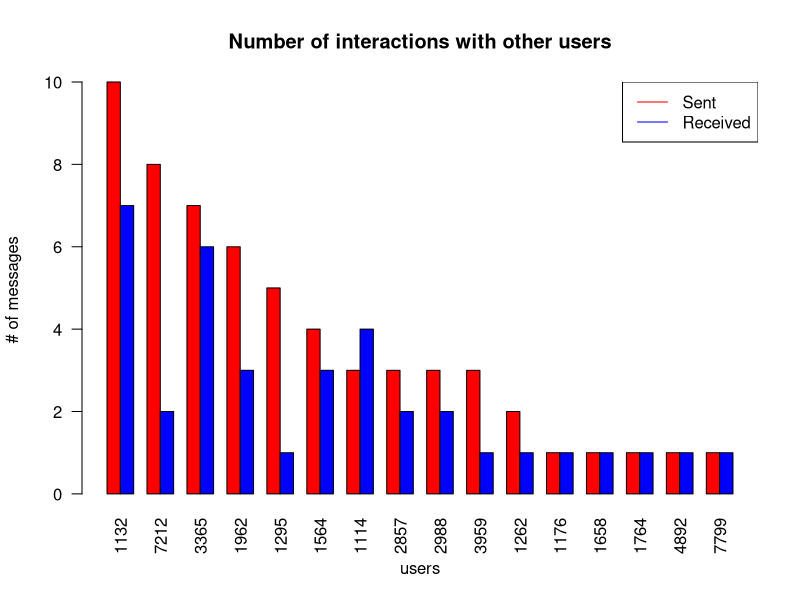
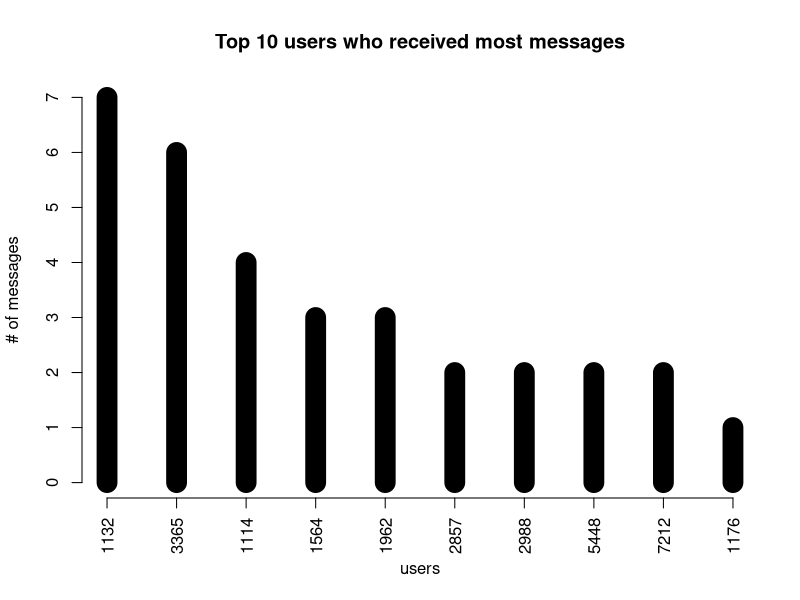
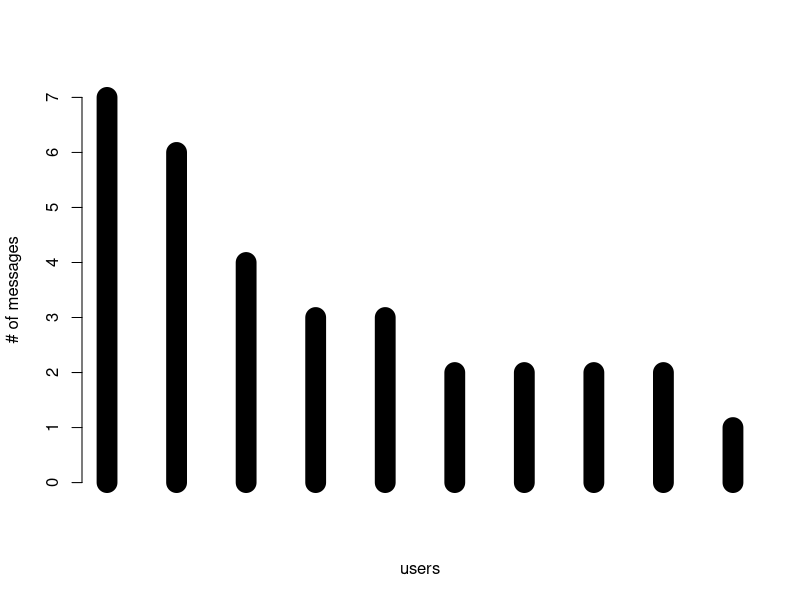
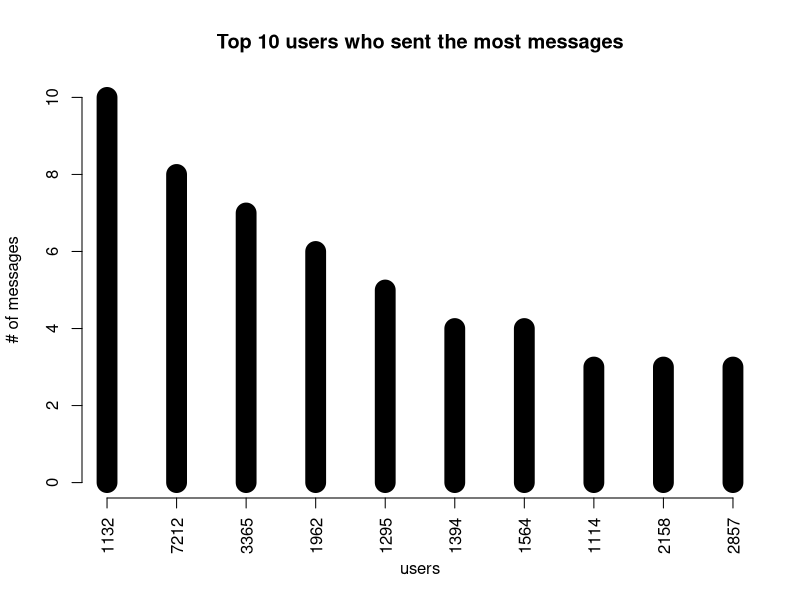
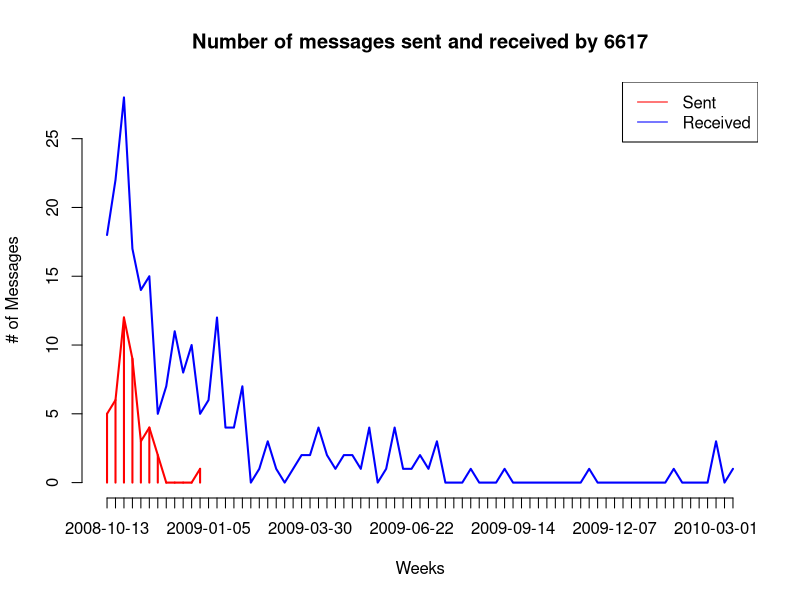
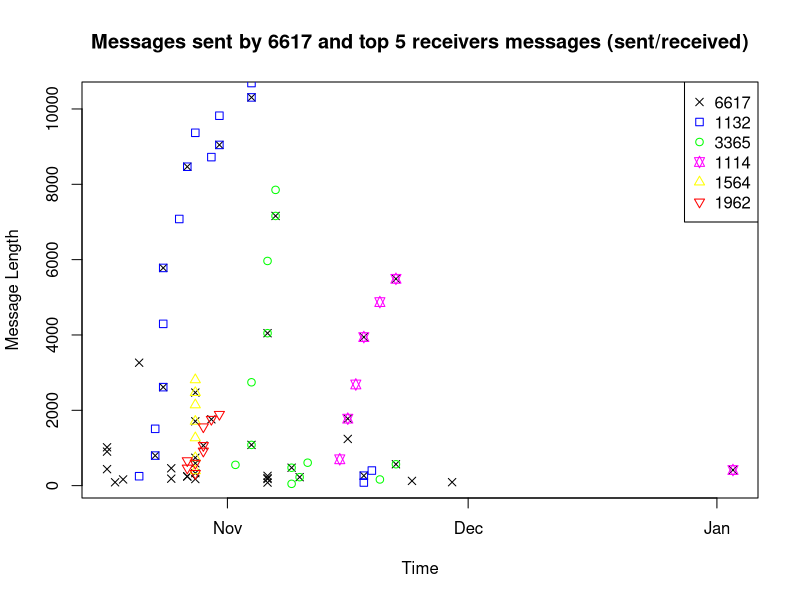

R code for these plots, in order:
data = read.table("sample_user.csv", header=TRUE, sep=",")
#convert when to date objects
EST=as.Date(data$when,format("%a %b %d %H:%M:%S EST %Y"))
EDT=as.Date(data$when,format("%a %b %d %H:%M:%S EDT %Y"))
EST[is.na(EST)]=EDT[is.na(EST)]
dates=EST
data$date = dates

uid = "6617175564718198A"
bobid = "11326666288218198A"
caroleid = "33651685167798A"
danid = "1114331986687698A"
edenid = "1962289198A79798A"
frankid = "28577267294898A"
str(data)

tsend=sort(table(data$senderid),decreasing=TRUE)
trec = sort(table(data$receiverid),decreasing=TRUE)
#number of people where who got replies
length(intersect(names(tsend),names(trec)))
#data frame with number of messages sent and received indexed by user
dsend=data.frame(tsend)
drec=data.frame(trec)          
          interact=merge(dsend,drec, by="Var1")          
interact=interact[order(interact$Freq.x,decreasing=TRUE),]
interact$Var1=intersect(names(tsend),names(trec))
#barchart of interactions
barplot(t(data.matrix(interact))[2:3,2:17],beside=TRUE,xlab="users",ylab="# of messages", names.arg=substring(interact$Var1[2:17],1,4),las=2,col=c("red","blue"))

legend("topright",c("Sent","Received"), col=c("Red","Blue"), lty=1)
title("Number of interactions with other users")
#sort frame by message length to see who got the longest messages
sorted=data[order(data$msglength, decreasing=TRUE),]

# #sent messages by user
usersent <- data[data$senderid == uid,]
sortedUserSent = usersent[order(usersent$msglength, decreasing=TRUE),]
#histogram of user sent messages
plot(sort(table(usersent$receiverid),decreasing=TRUE)[1:10], xaxt="n",xlab="users",ylab="# of messages",t='h',lwd=20)
axis(1,at=1:10,labels=substring(names(sort(table(usersent$receiverid),decreasing=TRUE)[1:10]),1,4),las=2)
title("Top 10 users who received most messages")

plot(sort(table(usersent$receiverid),decreasing=TRUE)[1:10], xaxt="n",xlab="users",ylab="# of messages",t='h',lwd=20)
# user received messages
userrec <- data[data$senderid != uid,]
sortedUserRec = userrec[order(userrec$msglength, decreasing=TRUE),]
#histogram of user received messages
plot(sort(table(userrec$senderid),decreasing=TRUE)[1:10], xaxt="n",xlab="users",ylab="# of messages",t='h',lwd=20)
axis(1,at=1:10,labels=substring(names(sort(table(userrec$senderid),decreasing=TRUE)[1:10]),1,4),las=2)
title("Top 10 users who sent the most messages")


#a plot of number of sent and received messages for alice
plot(table(cut(userrec$date,breaks="week")),type="l",col="Blue", xlab="Weeks",ylab="# of Messages", lty=1)
points(table(cut(usersent$date,breaks="week")), col="Red",type="l")
points(table(cut(usersent$date,breaks="week")), col="Red",type="h")
legend("topright",c("Sent","Received"), col=c("Red","Blue"),lty=c(1,1))
title("Number of messages sent and received by 6617")




#plot messages by user
poi=names(trec[1:6])
plotPerson = function(user, color, marker)
  {
    udata = data[((data$senderid == user) | (data$receiverid == user)),]
    points(udata$date, udata$msglength, col=color, pch=marker)
  }
plot(usersent$date, usersent$msglength, col="black", pch=4, xlab="Time", ylab="Message Length")
plotPerson(poi[2], "blue", 0)
plotPerson(poi[3], "green", 1)
plotPerson(poi[4], "magenta", 11)
plotPerson(poi[5], "yellow", 2)
plotPerson(poi[6], "red", 6)
legend("topright",substring(poi,1,4), col=c("black","Blue","Green","Magenta","Yellow","red"),pch=c(4,0,1,11,2,6))
title("Messages sent by 6617 and top 5 receivers messages (sent/received)")

#bob,carole,dan data frame
## bobdata = data[((data$senderid == bobid) | (data$receiverid == bobid)),]
## caroledata = data[((data$senderid == caroleid) | (data$receiverid == caroleid)),]
## dandata = data[((data$senderid == danid) | (data$receiverid == danid)),]
## #plot data over time 
## plot(data$date, data$msglength)
## #color Bob points red
## points(bobdata$date, bobdata$msglength, col="Blue", pch=0)
## points(caroledata$date, caroledata$msglength, col="Red", pch=2)
## points(dandata$date, dandata$msglength, col="Green", pch=3)
## points(usersent$date, usersent$msglength, col="Magenta", pch=5)
## #distribution of messages over receivers
## barchart(table(usersent$receiverid))
## #messages sent over time
## plot(usersent$date, usersent$msglength)


## #user sent more or received more?
## usent <- length(data$senderid[data$senderid == uid])
## urec <- length(data$receiverid[data$receiverid == uid])
## #received messages by user
## userrec <- data[data$senderid != uid,]
## plot(userrec$date, userrec$msglength)

## #messages over time (blue is sent, red is received)


## plot(usersent$date, usersent$msglength, col="blue")
## axis.Date(1, at=seq(as.Date("2008/10/17"), max(usersent$date)+6, "weeks"))
## points(userrec$date, userrec$msglength, col="red")
## ###############################################
## t=tapply(X=usersent$msglength, INDEX=list(usersent$receiverid),FUN=sum)

## b=by(usersent[,c("msglength")], INDICES=list(usersent$receiverid),FUN=sum)
## a=aggregate(x=usersent[,c("msglength")], by=list(usersent$receiverid),FUN=sum)

## #significant users (msglength over 500)

## ## #filter out extreme heights)
## ## d <- data[data$height>56,]
## ## d <- d[d$height<247,]
## ## #filter out anyone underage
## ## d <- d[d$age>=18,]
## ## # cut out .001 .999
## ## e <- d[d$height<221.1855,]
## ## e <- d[d$height>91.4580,]
## ## #cut out .01, .99
## ## c <- d[d$height>160.0515,]
## ## c <- c[c$height<214.4860,]
## ## # cut out .25 .75
## ## q <- e[e$height>175.2945,]
## ## q <- q[q$height<185.4564,]
## ## cor(e$age, e$height, use = "everything", method=c("pearson","kendall","spearman"))


## ## d <- d[d$height<247,]
## ## d <- d[d$height>56,]


